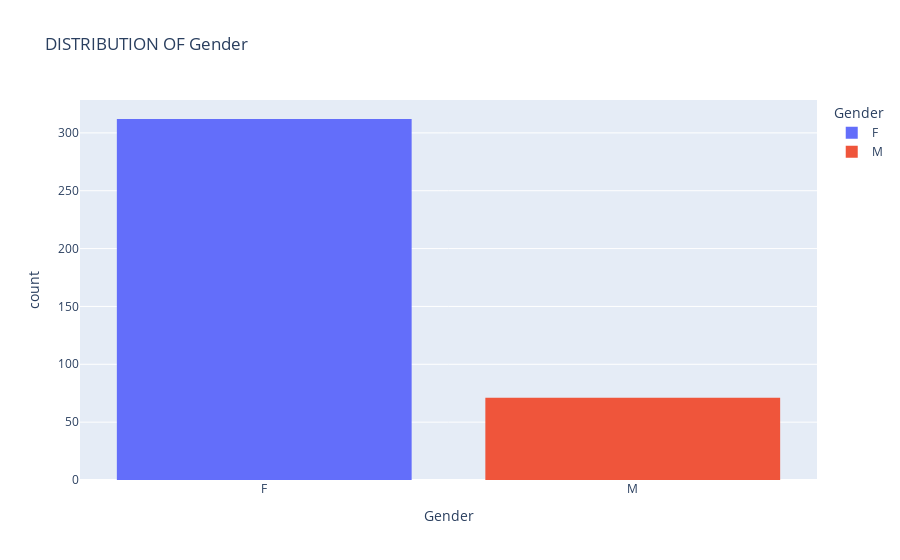
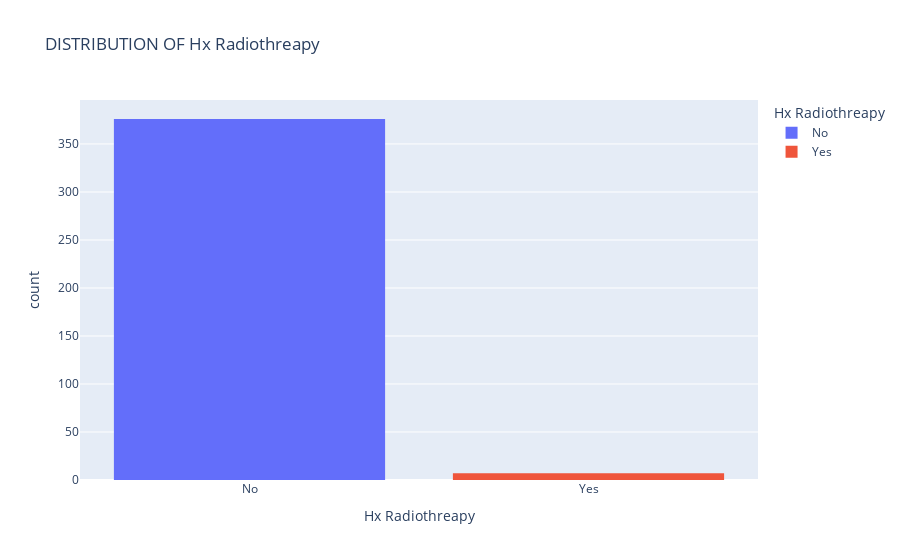
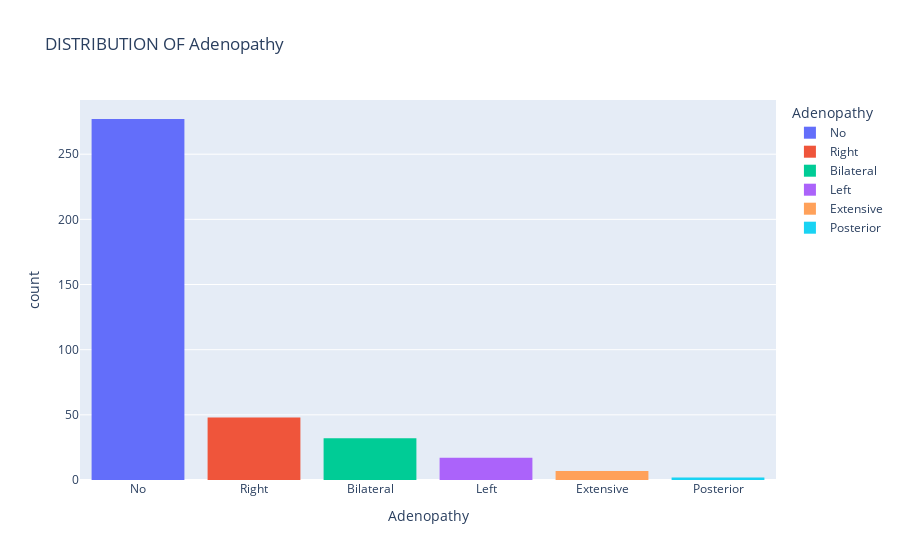
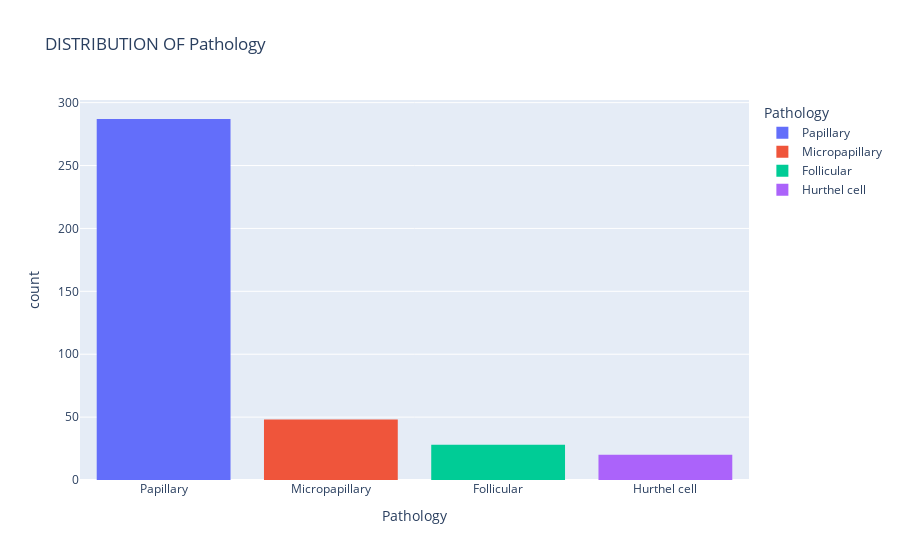

The code cell stored with these charts, in order, in its notebook:
### Code cell
# DISTRIBUTION OF CATEGORICAL FEATURES
for col in categorical_features:
    order = df[col].value_counts().index.tolist()
    fig = px.histogram(df, x=col, color=col,
                       title=f'DISTRIBUTION OF {col}',
                       category_orders={col: order})
    fig.show()

### Figure 1 — Plotly figure (JSON) as saved in the notebook; plotly's stock layout.template omitted (floating-point values rounded to 4 significant figures; data arrays with more than 128 entries replaced by an {"elided": "..."} marker saying what was removed)
{"data": [{"alignmentgroup": "True", "bingroup": "x", "hovertemplate": "Gender=%{x}<br>count=%{y}<extra></extra>", "legendgroup": "F", "marker": {"color": "#636efa", "pattern": {"shape": ""}}, "name": "F", "offsetgroup": "F", "orientation": "v", "showlegend": true, "type": "histogram", "x": {"elided": "312 str values"}, "xaxis": "x", "yaxis": "y"}, {"alignmentgroup": "True", "bingroup": "x", "hovertemplate": "Gender=%{x}<br>count=%{y}<extra></extra>", "legendgroup": "M", "marker": {"color": "#EF553B", "pattern": {"shape": ""}}, "name": "M", "offsetgroup": "M", "orientation": "v", "showlegend": true, "type": "histogram", "x": ["M", "M", "M", "M", "M", "M", "M", "M", "M", "M", "M", "M", "M", "M", "M", "M", "M", "M", "M", "M", "M", "M", "M", "M", "M", "M", "M", "M", "M", "M", "M", "M", "M", "M", "M", "M", "M", "M", "M", "M", "M", "M", "M", "M", "M", "M", "M", "M", "M", "M", "M", "M", "M", "M", "M", "M", "M", "M", "M", "M", "M", "M", "M", "M", "M", "M", "M", "M", "M", "M", "M"], "xaxis": "x", "yaxis": "y"}], "layout": {"barmode": "relative", "legend": {"title": {"text": "Gender"}, "tracegroupgap": 0}, "title": {"text": "DISTRIBUTION OF Gender"}, "xaxis": {"anchor": "y", "categoryarray": ["F", "M"], "categoryorder": "array", "domain": [0, 1], "title": {"text": "Gender"}}, "yaxis": {"anchor": "x", "domain": [0, 1], "title": {"text": "count"}}}}

### Figure 2 — Plotly figure (JSON) as saved in the notebook; plotly's stock layout.template omitted (floating-point values rounded to 4 significant figures; data arrays with more than 128 entries replaced by an {"elided": "..."} marker saying what was removed)
{"data": [{"alignmentgroup": "True", "bingroup": "x", "hovertemplate": "Hx Radiothreapy=%{x}<br>count=%{y}<extra></extra>", "legendgroup": "No", "marker": {"color": "#636efa", "pattern": {"shape": ""}}, "name": "No", "offsetgroup": "No", "orientation": "v", "showlegend": true, "type": "histogram", "x": {"elided": "376 str values"}, "xaxis": "x", "yaxis": "y"}, {"alignmentgroup": "True", "bingroup": "x", "hovertemplate": "Hx Radiothreapy=%{x}<br>count=%{y}<extra></extra>", "legendgroup": "Yes", "marker": {"color": "#EF553B", "pattern": {"shape": ""}}, "name": "Yes", "offsetgroup": "Yes", "orientation": "v", "showlegend": true, "type": "histogram", "x": ["Yes", "Yes", "Yes", "Yes", "Yes", "Yes", "Yes"], "xaxis": "x", "yaxis": "y"}], "layout": {"barmode": "relative", "legend": {"title": {"text": "Hx Radiothreapy"}, "tracegroupgap": 0}, "title": {"text": "DISTRIBUTION OF Hx Radiothreapy"}, "xaxis": {"anchor": "y", "categoryarray": ["No", "Yes"], "categoryorder": "array", "domain": [0, 1], "title": {"text": "Hx Radiothreapy"}}, "yaxis": {"anchor": "x", "domain": [0, 1], "title": {"text": "count"}}}}

### Figure 3 — Plotly figure (JSON) as saved in the notebook; plotly's stock layout.template omitted (floating-point values rounded to 4 significant figures; data arrays with more than 128 entries replaced by an {"elided": "..."} marker saying what was removed)
{"data": [{"alignmentgroup": "True", "bingroup": "x", "hovertemplate": "Adenopathy=%{x}<br>count=%{y}<extra></extra>", "legendgroup": "No", "marker": {"color": "#636efa", "pattern": {"shape": ""}}, "name": "No", "offsetgroup": "No", "orientation": "v", "showlegend": true, "type": "histogram", "x": {"elided": "277 str values"}, "xaxis": "x", "yaxis": "y"}, {"alignmentgroup": "True", "bingroup": "x", "hovertemplate": "Adenopathy=%{x}<br>count=%{y}<extra></extra>", "legendgroup": "Right", "marker": {"color": "#EF553B", "pattern": {"shape": ""}}, "name": "Right", "offsetgroup": "Right", "orientation": "v", "showlegend": true, "type": "histogram", "x": ["Right", "Right", "Right", "Right", "Right", "Right", "Right", "Right", "Right", "Right", "Right", "Right", "Right", "Right", "Right", "Right", "Right", "Right", "Right", "Right", "Right", "Right", "Right", "Right", "Right", "Right", "Right", "Right", "Right", "Right", "Right", "Right", "Right", "Right", "Right", "Right", "Right", "Right", "Right", "Right", "Right", "Right", "Right", "Right", "Right", "Right", "Right", "Right"], "xaxis": "x", "yaxis": "y"}, {"alignmentgroup": "True", "bingroup": "x", "hovertemplate": "Adenopathy=%{x}<br>count=%{y}<extra></extra>", "legendgroup": "Bilateral", "marker": {"color": "#00cc96", "pattern": {"shape": ""}}, "name": "Bilateral", "offsetgroup": "Bilateral", "orientation": "v", "showlegend": true, "type": "histogram", "x": ["Bilateral", "Bilateral", "Bilateral", "Bilateral", "Bilateral", "Bilateral", "Bilateral", "Bilateral", "Bilateral", "Bilateral", "Bilateral", "Bilateral", "Bilateral", "Bilateral", "Bilateral", "Bilateral", "Bilateral", "Bilateral", "Bilateral", "Bilateral", "Bilateral", "Bilateral", "Bilateral", "Bilateral", "Bilateral", "Bilateral", "Bilateral", "Bilateral", "Bilateral", "Bilateral", "Bilateral", "Bilateral"], "xaxis": "x", "yaxis": "y"}, {"alignmentgroup": "True", "bingroup": "x", "hovertemplate": "Adenopathy=%{x}<br>count=%{y}<extra></extra>", "legendgroup": "Left", "marker": {"color": "#ab63fa", "pattern": {"shape": ""}}, "name": "Left", "offsetgroup": "Left", "orientation": "v", "showlegend": true, "type": "histogram", "x": ["Left", "Left", "Left", "Left", "Left", "Left", "Left", "Left", "Left", "Left", "Left", "Left", "Left", "Left", "Left", "Left", "Left"], "xaxis": "x", "yaxis": "y"}, {"alignmentgroup": "True", "bingroup": "x", "hovertemplate": "Adenopathy=%{x}<br>count=%{y}<extra></extra>", "legendgroup": "Extensive", "marker": {"color": "#FFA15A", "pattern": {"shape": ""}}, "name": "Extensive", "offsetgroup": "Extensive", "orientation": "v", "showlegend": true, "type": "histogram", "x": ["Extensive", "Extensive", "Extensive", "Extensive", "Extensive", "Extensive", "Extensive"], "xaxis": "x", "yaxis": "y"}, {"alignmentgroup": "True", "bingroup": "x", "hovertemplate": "Adenopathy=%{x}<br>count=%{y}<extra></extra>", "legendgroup": "Posterior", "marker": {"color": "#19d3f3", "pattern": {"shape": ""}}, "name": "Posterior", "offsetgroup": "Posterior", "orientation": "v", "showlegend": true, "type": "histogram", "x": ["Posterior", "Posterior"], "xaxis": "x", "yaxis": "y"}], "layout": {"barmode": "relative", "legend": {"title": {"text": "Adenopathy"}, "tracegroupgap": 0}, "title": {"text": "DISTRIBUTION OF Adenopathy"}, "xaxis": {"anchor": "y", "categoryarray": ["No", "Right", "Bilateral", "Left", "Extensive", "Posterior"], "categoryorder": "array", "domain": [0, 1], "title": {"text": "Adenopathy"}}, "yaxis": {"anchor": "x", "domain": [0, 1], "title": {"text": "count"}}}}

### Figure 4 — Plotly figure (JSON) as saved in the notebook; plotly's stock layout.template omitted (floating-point values rounded to 4 significant figures; data arrays with more than 128 entries replaced by an {"elided": "..."} marker saying what was removed)
{"data": [{"alignmentgroup": "True", "bingroup": "x", "hovertemplate": "Pathology=%{x}<br>count=%{y}<extra></extra>", "legendgroup": "Papillary", "marker": {"color": "#636efa", "pattern": {"shape": ""}}, "name": "Papillary", "offsetgroup": "Papillary", "orientation": "v", "showlegend": true, "type": "histogram", "x": {"elided": "287 str values"}, "xaxis": "x", "yaxis": "y"}, {"alignmentgroup": "True", "bingroup": "x", "hovertemplate": "Pathology=%{x}<br>count=%{y}<extra></extra>", "legendgroup": "Micropapillary", "marker": {"color": "#EF553B", "pattern": {"shape": ""}}, "name": "Micropapillary", "offsetgroup": "Micropapillary", "orientation": "v", "showlegend": true, "type": "histogram", "x": ["Micropapillary", "Micropapillary", "Micropapillary", "Micropapillary", "Micropapillary", "Micropapillary", "Micropapillary", "Micropapillary", "Micropapillary", "Micropapillary", "Micropapillary", "Micropapillary", "Micropapillary", "Micropapillary", "Micropapillary", "Micropapillary", "Micropapillary", "Micropapillary", "Micropapillary", "Micropapillary", "Micropapillary", "Micropapillary", "Micropapillary", "Micropapillary", "Micropapillary", "Micropapillary", "Micropapillary", "Micropapillary", "Micropapillary", "Micropapillary", "Micropapillary", "Micropapillary", "Micropapillary", "Micropapillary", "Micropapillary", "Micropapillary", "Micropapillary", "Micropapillary", "Micropapillary", "Micropapillary", "Micropapillary", "Micropapillary", "Micropapillary", "Micropapillary", "Micropapillary", "Micropapillary", "Micropapillary", "Micropapillary"], "xaxis": "x", "yaxis": "y"}, {"alignmentgroup": "True", "bingroup": "x", "hovertemplate": "Pathology=%{x}<br>count=%{y}<extra></extra>", "legendgroup": "Follicular", "marker": {"color": "#00cc96", "pattern": {"shape": ""}}, "name": "Follicular", "offsetgroup": "Follicular", "orientation": "v", "showlegend": true, "type": "histogram", "x": ["Follicular", "Follicular", "Follicular", "Follicular", "Follicular", "Follicular", "Follicular", "Follicular", "Follicular", "Follicular", "Follicular", "Follicular", "Follicular", "Follicular", "Follicular", "Follicular", "Follicular", "Follicular", "Follicular", "Follicular", "Follicular", "Follicular", "Follicular", "Follicular", "Follicular", "Follicular", "Follicular", "Follicular"], "xaxis": "x", "yaxis": "y"}, {"alignmentgroup": "True", "bingroup": "x", "hovertemplate": "Pathology=%{x}<br>count=%{y}<extra></extra>", "legendgroup": "Hurthel cell", "marker": {"color": "#ab63fa", "pattern": {"shape": ""}}, "name": "Hurthel cell", "offsetgroup": "Hurthel cell", "orientation": "v", "showlegend": true, "type": "histogram", "x": ["Hurthel cell", "Hurthel cell", "Hurthel cell", "Hurthel cell", "Hurthel cell", "Hurthel cell", "Hurthel cell", "Hurthel cell", "Hurthel cell", "Hurthel cell", "Hurthel cell", "Hurthel cell", "Hurthel cell", "Hurthel cell", "Hurthel cell", "Hurthel cell", "Hurthel cell", "Hurthel cell", "Hurthel cell", "Hurthel cell"], "xaxis": "x", "yaxis": "y"}], "layout": {"barmode": "relative", "legend": {"title": {"text": "Pathology"}, "tracegroupgap": 0}, "title": {"text": "DISTRIBUTION OF Pathology"}, "xaxis": {"anchor": "y", "categoryarray": ["Papillary", "Micropapillary", "Follicular", "Hurthel cell"], "categoryorder": "array", "domain": [0, 1], "title": {"text": "Pathology"}}, "yaxis": {"anchor": "x", "domain": [0, 1], "title": {"text": "count"}}}}
